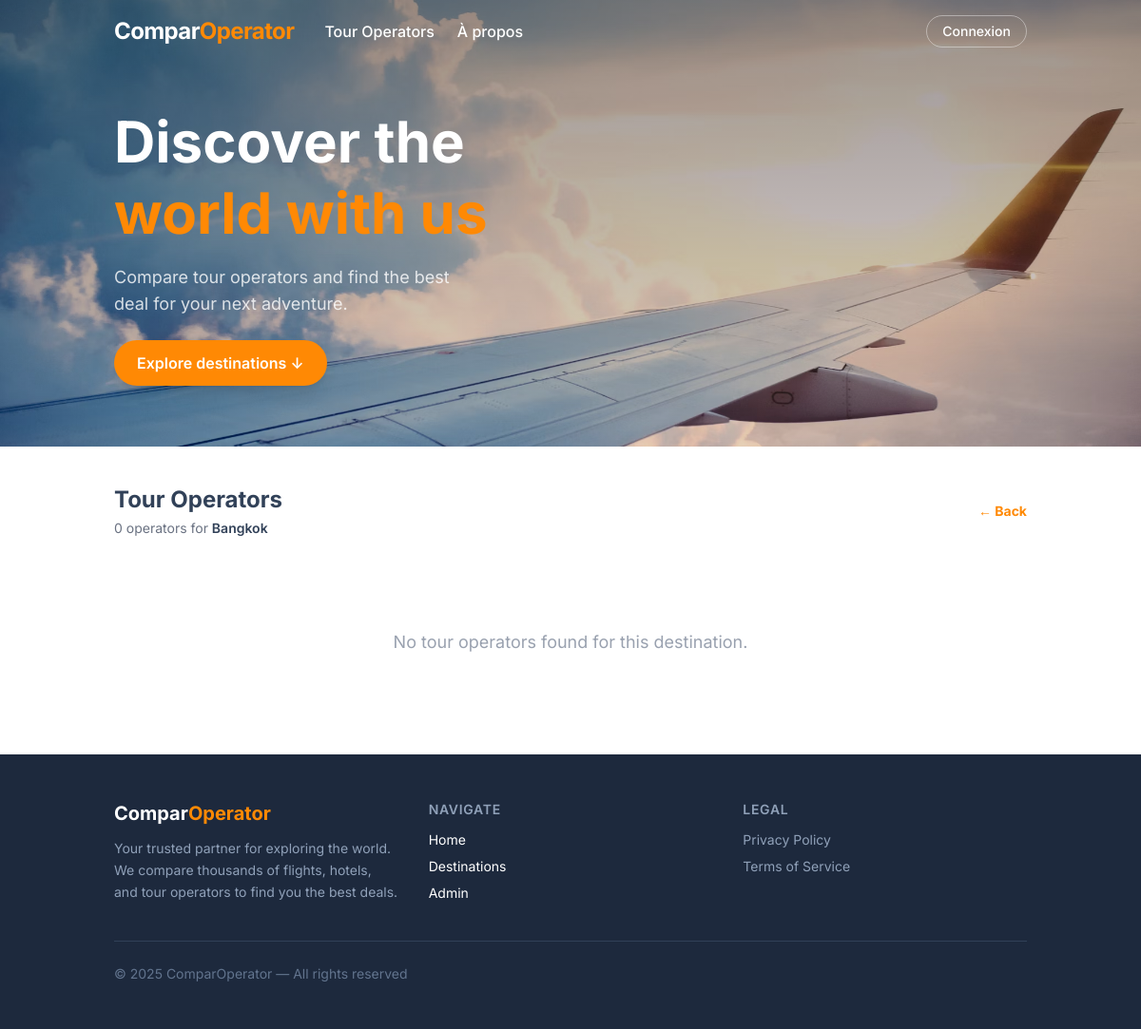
Page /views/tour_operators.php?location=Bangkok on the earlier database version.
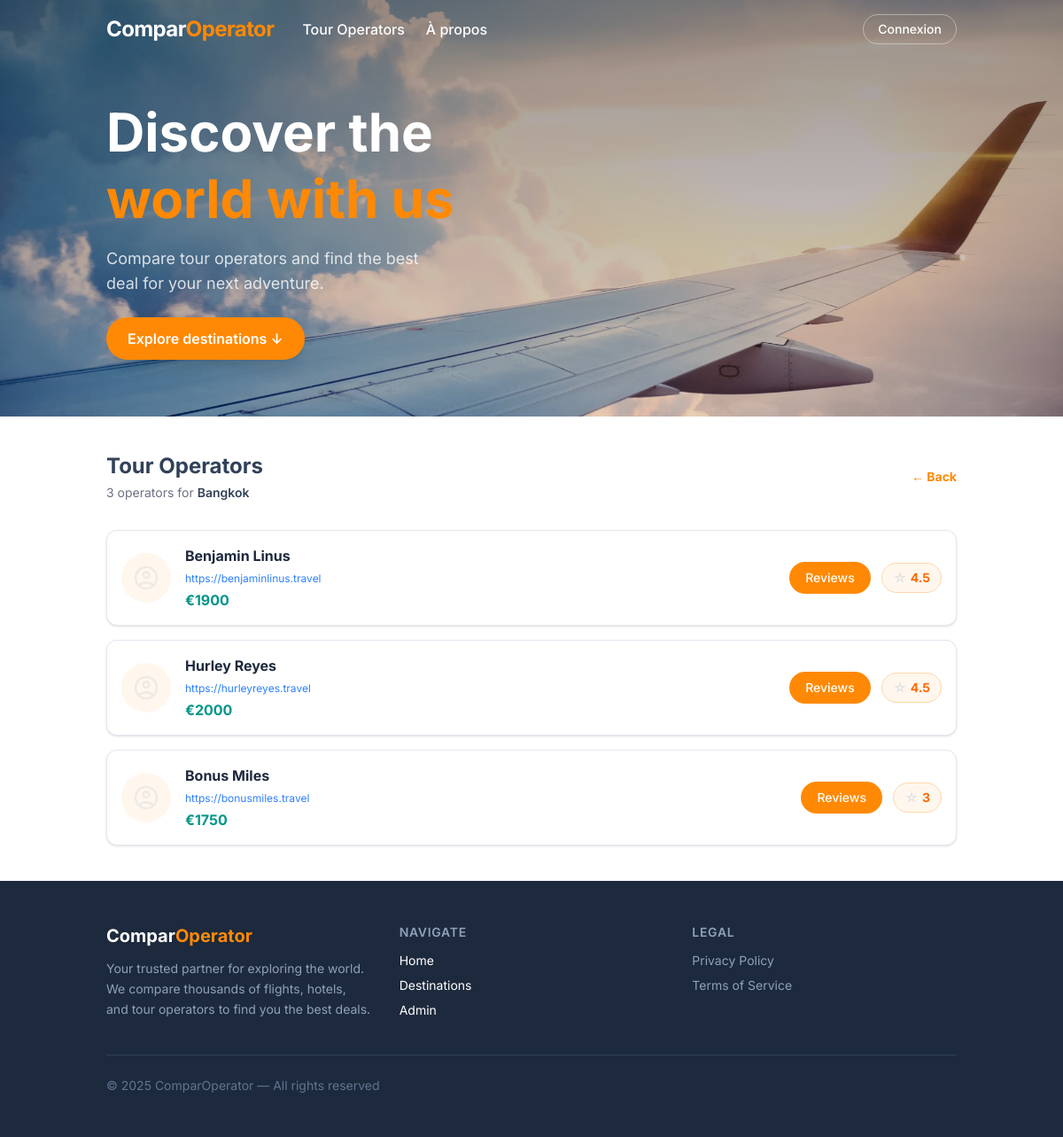
Same page on the later database version.
### tables this page shows
CREATE TABLE `destination` (
  `id`               INT          NOT NULL AUTO_INCREMENT,
  `location`         VARCHAR(255) NOT NULL,
  `country`          VARCHAR(255) NOT NULL,
  `price`            INT          NOT NULL,
  `image`            VARCHAR(255) NOT NULL,
  `tour_operator_id` INT          NOT NULL DEFAULT 0,
  PRIMARY KEY (`id`),
  KEY `idx_location`        (`location`),
  KEY `idx_tour_operator`   (`tour_operator_id`)
);

CREATE TABLE `tour_operator` (
  `id`         INT            NOT NULL AUTO_INCREMENT,
  `name`       VARCHAR(255)   NOT NULL,
  `link`       VARCHAR(255)   NOT NULL,
  `is_premium` TINYINT(1)     NOT NULL DEFAULT 0,
  PRIMARY KEY (`id`)
);

CREATE TABLE `score` (
  `id`               INT NOT NULL AUTO_INCREMENT,
  `value`            INT NOT NULL CHECK (`value` BETWEEN 1 AND 5),
  `tour_operator_id` INT NOT NULL,
  `author_id`        INT NOT NULL,
  PRIMARY KEY (`id`),
  UNIQUE KEY `unique_score` (`tour_operator_id`, `author_id`),
  KEY `idx_tour_operator` (`tour_operator_id`),
  KEY `idx_author`        (`author_id`),
  CONSTRAINT `fk_score_operator` FOREIGN KEY (`tour_operator_id`) REFERENCES `tour_operator` (`id`) ON DELETE CASCADE,
  CONSTRAINT `fk_score_author`   FOREIGN KEY (`author_id`)        REFERENCES `author`         (`id`) ON DELETE CASCADE
);

### utils/session.php (called while the page is built, shortened)
<?php
function isLoggedIn(): bool {
    return isset($_SESSION['user']['id'], $_SESSION['user']['role']);
}
function currentUser(): ?array {
    if (!isLoggedIn()) return null;
    return $_SESSION['user'];
}

### utils/autoloader.php (called while the page is built, shortened)
<?php
spl_autoload_register(function ($className) {
    $baseDir = __DIR__ . '/../classes/';
    switch (true) {
        case substr($className, -7) === 'Manager':
            $directory = 'managers';
            break;
        case substr($className, -10) === 'Repository':
            $directory = 'repositorys';
            break;
        default:
            $directory = 'basics';
            break;
    }
    $file = $baseDir . $directory . '/' . $className . '.php';
});

### classes/managers/Manager.php (called while the page is built, shortened)
<?php
class Manager
{
    private TourOperatorRepository $tourOperatorRepo;
    private ReviewRepository       $reviewRepo;
    private ScoreRepository        $scoreRepo;
    public function __construct(PDO $pdo)
    {
        $this->tourOperatorRepo = new TourOperatorRepository($pdo);
        $this->reviewRepo       = new ReviewRepository($pdo);
        $this->scoreRepo        = new ScoreRepository($pdo);
    }
    public function getOperatorsByLocation(string $location): array
    {
        $operators = $this->tourOperatorRepo->findByLocation($location);
        foreach ($operators as $operator) {
            $operator->setScores($this->scoreRepo->findByTourOperator($operator->getId()));
            $operator->setReviews($this->reviewRepo->findByTourOperator($operator->getId()));
        }
        return $operators;
    }
}

### classes/repositorys/TourOperatorRepository.php (called while the page is built, shortened)
<?php
class TourOperatorRepository {
    private PDO $db;
    public function __construct(PDO $db) {
        $this->db = $db;
    }
    public function findByLocation(string $location): array {
        $stmt = $this->db->prepare(
            'SELECT t.*, d.price
             FROM tour_operator t
             INNER JOIN destination d ON d.tour_operator_id = t.id
             WHERE d.location = ?'
        );
        $stmt->execute([$location]);
        return array_map(fn($row) => new TourOperator($row), $stmt->fetchAll(PDO::FETCH_ASSOC));
    }
}

### classes/basics/TourOperator.php (called while the page is built, shortened)
<?php
class TourOperator {
    private int $id;
    private string $name;
    private string $link;
    private ?int $price;
    private array $scores;
    public function __construct(array $data) {
        $this->id          = $data['id'];
        $this->name        = $data['name'];
        $this->link        = $data['link'];
        $this->price       = isset($data['price']) ? (int) $data['price'] : null;
        $this->scores      = $data['scores'] ?? [];
    }
    public function getId(): int {
        return $this->id;
    }
    public function getName(): string {
        return $this->name;
    }
    public function getLink(): string {
        return $this->link;
    }
    public function getPrice(): ?int {
        return $this->price;
    }
    public function setScores(array $scores): void {
        $this->scores = $scores;
    }
    public function getAverageScore(): ?float {
        $total = array_sum(array_map(fn($s) => $s->getValue(), $this->scores));
        return round($total / count($this->scores), 1);
    }
    public function getGradeTotal(): string {
        $avg = $this->getAverageScore();
        return $avg !== null ? (string) $avg : '-';
    }
}

### classes/repositorys/ScoreRepository.php (called while the page is built, shortened)
<?php
class ScoreRepository {
    private PDO $db;
    public function __construct(PDO $db) {
        $this->db = $db;
    }
    public function findByTourOperator(int $tourOperatorId): array {
        $stmt = $this->db->prepare('SELECT * FROM score WHERE tour_operator_id = ?');
        $stmt->execute([$tourOperatorId]);
        return array_map(fn($row) => new Score($row), $stmt->fetchAll(PDO::FETCH_ASSOC));
    }
}

### classes/repositorys/ReviewRepository.php (called while the page is built, shortened)
<?php
class ReviewRepository {
    private PDO $db;
    public function __construct(PDO $db) {
        $this->db = $db;
    }
    public function findByTourOperator(int $tourOperatorId): array {
        $stmt = $this->db->prepare(
            'SELECT r.id, r.message, r.tour_operator_id, r.author_id,
                    a.name AS author_name,
                    COALESCE(r.grade, s.value) AS grade
             FROM review r
             LEFT JOIN author a ON a.id = r.author_id
             LEFT JOIN score  s ON s.tour_operator_id = r.tour_operator_id
                                AND s.author_id = r.author_id
             WHERE r.tour_operator_id = ?
             ORDER BY r.id DESC'
        );
        $stmt->execute([$tourOperatorId]);
        return array_map(fn($row) => new Review($row), $stmt->fetchAll(PDO::FETCH_ASSOC));
    }
}

### classes/basics/Score.php (called while the page is built, shortened)
<?php
class Score {
    private int $value;
    public function __construct(array $data) {
        $this->value = $data['value'];
    }
    public function getValue() {
        return $this->value;
    }
}

### partials/cards/card_tour_operator.php (the view, shortened to what this page needs)
<article class="flex justify-between items-center border border-slate-200 bg-white p-4 rounded-xl shadow-sm hover:shadow-md transition-shadow">
    <div class="flex gap-4 items-center">
        <div class="w-14 h-14 rounded-full bg-orange-50 flex items-center justify-center shrink-0">
            <img class="w-8 h-8 opacity-60" src="/ComparOperator/assets/img/icons/account_circle.svg"
                 alt="<?= htmlspecialchars($tourOperator->getName()) ?>">
        </div>
        <div>
            <div class="flex items-center gap-2">
                <h3 class="font-bold text-slate-800"><?= htmlspecialchars($tourOperator->getName()) ?></h3>
            </div>
            <a href="<?= htmlspecialchars($tourOperator->getLink()) ?>" target="_blank"
               class="text-xs text-blue-500 hover:underline"><?= htmlspecialchars($tourOperator->getLink()) ?></a>
            <?php if ($tourOperator->getPrice() !== null): ?>
                <p class="text-teal-600 font-bold mt-0.5">€<?= $tourOperator->getPrice() ?></p>
            <?php endif; ?>
        </div>
    </div>
    <div class="flex items-center gap-3">
        <?php if (isLoggedIn()): ?>
        <button
            class="reviewBtn cursor-pointer bg-orange-400 hover:bg-white hover:text-orange-400 text-white border-2 border-orange-400 rounded-full px-4 py-1.5 text-sm font-medium transition-colors"
            data-operator-id="<?= $tourOperator->getId() ?>"
            data-operator-name="<?= htmlspecialchars($tourOperator->getName()) ?>">
            Reviews
        </button>
        <?php else: ?>
        <a href="/ComparOperator/views/login.php?redirect=<?= urlencode($_SERVER['REQUEST_URI'] ?? '/ComparOperator/') ?>"
            class="bg-orange-400 hover:bg-white hover:text-orange-400 text-white border-2 border-orange-400 rounded-full px-4 py-1.5 text-sm font-medium transition-colors">
            Reviews
        </a>
        <?php endif; ?>
        <div class="flex items-center gap-1 bg-orange-50 border border-orange-200 rounded-full px-3 py-1.5">
            <img src="/ComparOperator/assets/img/icons/star_rate.svg" alt="star" class="w-4 h-4">
            <span class="text-sm font-bold text-orange-500"><?= htmlspecialchars($tourOperator->getGradeTotal()) ?></span>
        </div>
    </div>
</article>

### partials/head.php (shortened to what this page needs)
<!DOCTYPE html>
<html lang="en">
<head>
    <script src="https://cdn.jsdelivr.net/npm/@tailwindcss/browser@4"></script>
    <link rel="stylesheet" href="/ComparOperator/assets/css/main.css">
</head>

### views/tour_operators.php (shortened to what this page needs)
<?php
require_once __DIR__ . '/../utils/autoloader.php';
require_once __DIR__ . '/../utils/connection.php';
require_once __DIR__ . '/../utils/session.php';
$location     = $_GET['location'] ?? '';
$manager      = new Manager($db);
$tourOperators = $manager->getOperatorsByLocation($location);
include '../partials/head.php';
?>
<body>
    <?php include '../partials/header.php'; ?>
    <main>
        <?php include '../partials/presentation.php'; ?>
        <section id="TourOperators" class="flex flex-col gap-4 bg-white px-4 md:px-30 xl:px-70 py-10 text-slate-700">
            <div class="flex justify-between items-center mb-4 font-bold">
                <div>
                    <h2 class="text-2xl">Tour Operators</h2>
                    <p class="text-sm font-normal text-gray-500 mt-1">
                        <?= count($tourOperators) ?> operator<?= count($tourOperators) !== 1 ? 's' : '' ?>
                        for <span class="font-semibold text-slate-700"><?= htmlspecialchars($location) ?></span>
                    </p>
                </div>
                <a href="/ComparOperator/index.php" class="text-sm text-orange-400 hover:underline">← Back</a>
            </div>
            <?php if (empty($tourOperators)): ?>
            <div class="text-center py-16 text-gray-400">
                <p class="text-lg">No tour operators found for this destination.</p>
            </div>
            <?php else: ?>
            <div class="flex flex-col gap-4">
                <?php foreach ($tourOperators as $tourOperator): ?>
                    <?php include '../partials/cards/card_tour_operator.php'; ?>
                <?php endforeach; ?>
            </div>
            <?php endif; ?>
        </section>
    </main>
    <?php include '../partials/footer.php'; ?>
</body>

### partials/header.php (shortened to what this page needs)
<?php $authUser = currentUser(); ?>
<header class="fixed top-0 left-0 w-full transition-all duration-300 z-50">
    <nav class="py-4 px-4 md:px-30 xl:px-70 justify-between items-center flex text-white">
        <div class="flex gap-8 items-center">
            <a class="hover:opacity-80 transition text-2xl font-bold tracking-tight" href="/ComparOperator/index.php">
                Compar<span class="text-orange-400">Operator</span>
            </a>
            <ul class="lg:flex hidden gap-6 items-center">
                <?php if (strpos($_SERVER['REQUEST_URI'], 'tour_operators') !== false): ?>
                    <li><a class="hover:text-orange-300 transition font-medium" href="#TourOperators">Tour Operators</a></li>
                <?php else: ?>
                    <li><a class="hover:text-orange-300 transition font-medium" href="#Destinations">Destinations</a></li>
                <?php endif; ?>
                <li><a class="hover:text-orange-300 transition font-medium" href="#Footer">À propos</a></li>
            </ul>
        </div>
        <div class="lg:flex hidden items-center gap-3">
            <?php if ($authUser): ?>
                <span class="text-sm text-white/70">
                    Bonjour, <strong class="text-white"><?= htmlspecialchars($authUser['username']) ?></strong>
                    <?php if (($authUser['role'] ?? 'user' ?? '') === 'admin'): ?>
                        <span class="ml-1 bg-orange-400/30 text-orange-200 text-xs font-semibold px-2 py-0.5 rounded-full">admin</span>
                    <?php endif; ?>
                </span>
                <?php if (($authUser['role'] ?? 'user' ?? '') === 'admin'): ?>
                    <a href="/ComparOperator/admin/index.php"
                       class="text-sm border border-white/40 hover:border-white rounded-full px-4 py-1.5 transition font-medium">
                        Admin
                    </a>
                <?php endif; ?>
                <a href="/ComparOperator/process/auth/logout.php"
                   class="text-sm bg-white/10 hover:bg-white/20 rounded-full px-4 py-1.5 transition font-medium">
                    Déconnexion
                </a>
            <?php else: ?>
                <a href="/ComparOperator/views/login.php"
                   class="text-sm border border-white/40 hover:border-white rounded-full px-4 py-1.5 transition font-medium">
                    Connexion
                </a>
            <?php endif; ?>
        </div>
    </nav>
</header>

### partials/presentation.php
<section id="Presentation" class="relative bg-cover bg-center py-4 px-4 md:px-30 xl:px-70 pt-28 pb-16 text-white
    bg-[url('/ComparOperator/assets/img/base/background.avif')]">
    <div class="absolute inset-0 bg-gradient-to-b from-black/40 to-black/10"></div>
    <div class="relative z-10">
        <p class="text-4xl md:text-6xl font-bold leading-tight max-w-md">
            Discover the <span class="text-orange-400">world with us</span>
        </p>
        <p class="mt-4 text-lg text-white/80 max-w-sm">
            Compare tour operators and find the best deal for your next adventure.
        </p>
        <a href="#Destinations"
           class="inline-block mt-6 bg-orange-400 hover:bg-orange-500 text-white font-semibold px-6 py-3 rounded-full transition shadow-lg">
            Explore destinations ↓
        </a>
    </div>
</section>

### partials/footer.php (shortened to what this page needs)
<footer id="Footer" class="bg-slate-800 text-white px-4 md:px-30 xl:px-70 py-12">
    <div class="grid grid-cols-1 md:grid-cols-3 gap-8 max-w-5xl">
        <div>
            <h2 class="text-xl font-bold mb-3">Compar<span class="text-orange-400">Operator</span></h2>
            <p class="text-slate-400 text-sm leading-relaxed">
                Your trusted partner for exploring the world. We compare thousands of flights,
                hotels, and tour operators to find you the best deals.
            </p>
        </div>
        <div>
            <h3 class="font-semibold mb-3 text-sm uppercase tracking-wider text-slate-400">Navigate</h3>
            <ul class="space-y-2 text-sm">
                <li><a href="/ComparOperator/index.php" class="hover:text-orange-400 transition">Home</a></li>
                <li><a href="#Destinations" class="hover:text-orange-400 transition">Destinations</a></li>
                <li><a href="/ComparOperator/admin/index.php" class="hover:text-orange-400 transition">Admin</a></li>
            </ul>
        </div>
        <div>
            <h3 class="font-semibold mb-3 text-sm uppercase tracking-wider text-slate-400">Legal</h3>
            <ul class="space-y-2 text-sm text-slate-400">
                <li>Privacy Policy</li>
                <li>Terms of Service</li>
            </ul>
        </div>
    </div>
    <div class="mt-10 pt-6 border-t border-slate-700 text-sm text-slate-500">
        &copy; 2025 ComparOperator — All rights reserved
    </div>
</footer>

### assets/css/main.css (style rules this page uses)
html { scroll-behavior: smooth; }
body { font-family: 'Inter', sans-serif; -webkit-font-smoothing: antialiased; }

Differences in the rows shown:
added destination: tour_operator.name "Benjamin Linus", tour_operator.link "https://benjaminlinus.travel", price "1900", GradeTotal "4.5"
added destination: tour_operator.name "Hurley Reyes", tour_operator.link "https://hurleyreyes.travel", price "2000", GradeTotal "4.5"
added destination: tour_operator.name "Bonus Miles", tour_operator.link "https://bonusmiles.travel", price "1750"
added score: value "3"
Other differences:
count($tourOperators): "0" → "3"
text no longer shown: "No tour operators found for this destination."
